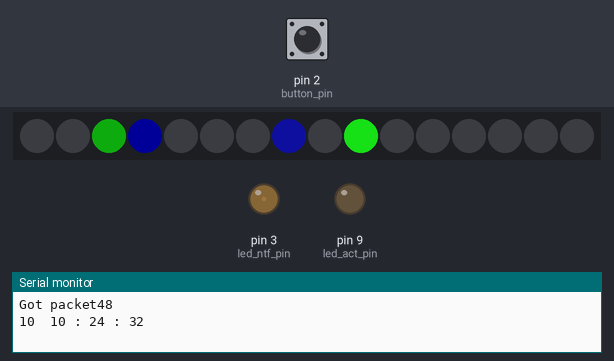
Bench run of a sketch on a simulated Arduino Uno, built with avr-gcc and run on an emulated ATmega328P. Parts: 16 RGB LEDs in strip order, left to right, output pins drawn as LEDs (lit = HIGH), the last lines printed to the serial monitor. The test bench sets the inputs (shaded band); at power-on: pin 2 (button_pin) HIGH. Dim RGB values are drawn brighter than linear; WiFi joins after 1.5 s; servers stay silent unless stated.

Above: at 2.76 s.
2.8 s: pin 2 (button_pin) pulled LOW for 1 s
At 3.81 s:
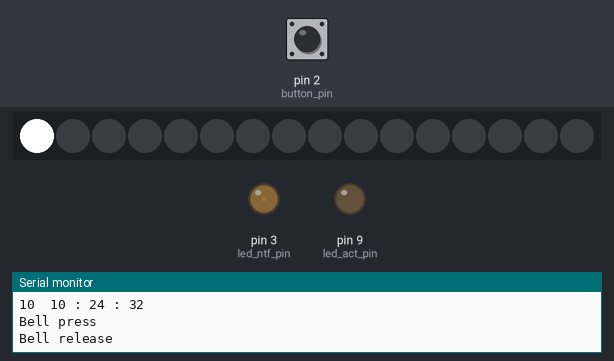
4.4 s: pin 2 (button_pin) pulled LOW for 0.15 s
At 4.83 s:
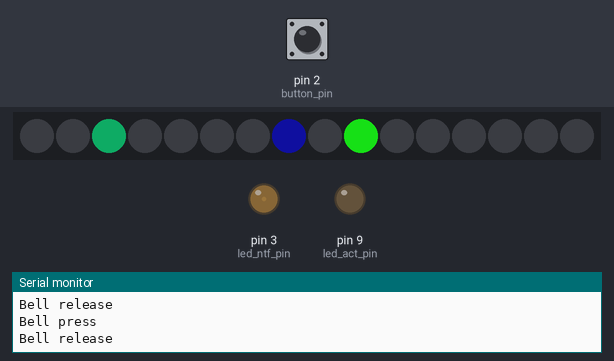
5.1 s: pin 2 (button_pin) pulled LOW for 0.15 s
At 5.56 s:
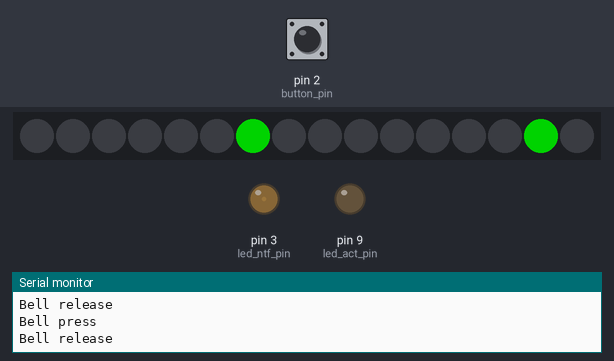
Timing chart, 0 to 8.1 s (numbered marks = the images above; inputs shaded):
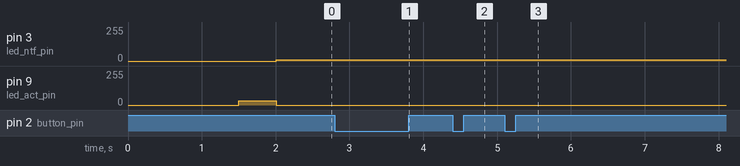

The sketch:

Doorbell.ino
```cpp
/*

The Bespoke Pixel's Doorbell

 */

#include     <SPI.h>
#include     <Ethernet.h>
#include     <EthernetUdp.h>
#include     <Adafruit_NeoPixel.h>
#ifdef __AVR__
	#include <avr/power.h>
#endif

#define button_pin  2
#define led_act_pin 9
#define led_ntf_pin 3
#define neo_rng_pin 5
#define neo_count   16

Adafruit_NeoPixel strip = Adafruit_NeoPixel(neo_count, neo_rng_pin, NEO_GRB + NEO_KHZ800);

// Enter a MAC address for your controller below.
// Newer Ethernet shields have a MAC address printed on a sticker on the shield
byte mac[] = {
	0xBE, 0x59, 0x0E, 0xD0, 0x0B, 0xE1
};

unsigned int localPort = 8888;       // local port to listen for UDP packets
unsigned int notifyPort = 8989;

char timeServer[] = "time.thebespokepixel.net"; // You'll want your own time server!
char broadcast[] = "255.255.255.255";

const int NTP_PACKET_SIZE = 48; // NTP time stamp is in the first 48 bytes of the message
const int NOT_PACKET_SIZE = 16;

byte packetBuffer[NTP_PACKET_SIZE];
byte notifyBuffer[NOT_PACKET_SIZE];

const char signature[]    = "GC📡  ";
const char farSignature[] = "MT🚀  ";

// A UDP instance to let us send and receive packets over UDP
EthernetUDP Udp;

int currentHours = 0;
int currentMinutes = 0;
int currentSeconds = 60;

bool needTime = false;
bool showTime = false;

int display = 0;

unsigned long currentMillis = 1000;
float brightness[] = {0.0, 0.0, 0.0, 0.0};

volatile bool old_button = HIGH;

volatile unsigned long timer;

// send an NTP request to the time server at the given address
void sendNTPpacket(char* address) {
	// set all bytes in the buffer to 0
	memset(packetBuffer, 0, NTP_PACKET_SIZE);
	// Initialize values needed to form NTP request
	// (see URL above for details on the packets)
	packetBuffer[0] = 0b11100011;   // LI, Version, Mode
	packetBuffer[1] = 0;     // Stratum, or type of clock
	packetBuffer[2] = 6;     // Polling Interval
	packetBuffer[3] = 0xEC;  // Peer Clock Precision
	// 8 bytes of zero for Root Delay & Root Dispersion
	packetBuffer[12]  = 49;
	packetBuffer[13]  = 0x4E;
	packetBuffer[14]  = 49;
	packetBuffer[15]  = 52;

	// all NTP fields have been given values, now
	// you can send a packet requesting a timestamp:
	Udp.beginPacket(address, 123); //NTP requests are to port 123
	Udp.write(packetBuffer, NTP_PACKET_SIZE);
	Udp.endPacket();
}

void sendNotifyPacket(char* address) {
	// set all bytes in the buffer to 0
	memset(notifyBuffer, 0, NOT_PACKET_SIZE);

	for (int i = 0; i < 8; i++){
		notifyBuffer[i] = signature[i];
	}

	notifyBuffer[8] = 0x30 + currentHours;
	notifyBuffer[9] = 0x21 + currentMinutes;
	notifyBuffer[10] = 0x21 + currentSeconds;
	notifyBuffer[11] = 0x2B;

	Udp.beginPacket(address, notifyPort);
	Udp.write(notifyBuffer, NOT_PACKET_SIZE);
	Udp.endPacket();
}

void sendBell() {
	bool button = digitalRead(button_pin);
	if (button == LOW and old_button == HIGH) {
		delay(20);
		button = digitalRead(button_pin);
		if (button == LOW) {
			Serial.println("Bell press");
			timer = millis();
		}
	}

	if (button == HIGH and old_button == LOW) {
		delay(20);
		button = digitalRead(button_pin);
		if (button == HIGH) {
			Serial.println("Bell release");
			if (millis() - timer < 1000) {
				if (display == 0) {
					sendNotifyPacket(broadcast);
					display = 1;
				} else {
					display = 0;
				}
			} else {
				if (display == 0) {
					display = 2;
					for (int i=0; i < neo_count; i++) {
						strip.setPixelColor(i, strip.Color(0,0,0));
					}
					strip.show();
				}
			}
		}
	}

	old_button = button;
}

void setup() {
	// Open serial communications and wait for port to open:
	Serial.begin(9600);
	while (!Serial) {
		; // wait for serial port to connect. Needed for native USB port only
	}
	strip.begin();
	strip.show();

	// start Ethernet and UDP
	if (Ethernet.begin(mac) == 0) {
		Serial.println("Failed to configure Ethernet using DHCP");
		// no point in carrying on, so do nothing forevermore:
		for (;;)
			;
	}

	attachInterrupt(digitalPinToInterrupt(button_pin), sendBell, CHANGE);
	Udp.begin(localPort);
	needTime = true;
}

void loop() {
	unsigned long clock = millis() % 1000;
	if (clock < currentMillis) {
		int packet_size = Udp.parsePacket();

		if (packet_size != 0) {
			Serial.print("Got packet");
			Serial.println(packet_size);
		}

		if (packet_size == NOT_PACKET_SIZE) {
			Udp.read(notifyBuffer, NOT_PACKET_SIZE);
			Serial.print("Got notification");
			for (int i = 0; i < packet_size; i++){
				Serial.print(char(notifyBuffer[i]));
			}
			Serial.println();
			display = 0;
		}

		if (packet_size == NTP_PACKET_SIZE) {
			// We've received a packet, read the data from it
			Udp.read(packetBuffer, NTP_PACKET_SIZE); // read the packet into the buffer

			unsigned long highWord = word(packetBuffer[40], packetBuffer[41]);
			unsigned long lowWord = word(packetBuffer[42], packetBuffer[43]);
			// combine the four bytes (two words) into a long integer
			// this is NTP time (seconds since Jan 1 1900):
			unsigned long secsSince1900 = highWord << 16 | lowWord;

			// now convert NTP time into everyday time:
			// Unix time starts on Jan 1 1970. In seconds, that's 2208988800:
			const unsigned long seventyYears = 2208988800UL;
			// subtract seventy years:
			unsigned long epoch = secsSince1900 - seventyYears;

			int twentyFourHour = (epoch % 86400)  / 3600;
			currentHours = (epoch  % 43200)  / 3600;
			currentMinutes = (epoch  % 3600) / 60;
			currentSeconds = epoch  % 60;

			Serial.print(twentyFourHour);
			Serial.print("  ");
			Serial.print(currentHours);
			Serial.print(" : ");
	        Serial.print(currentMinutes);
			Serial.print(" : ");
	        Serial.println(currentSeconds);

			if (twentyFourHour < 6 or twentyFourHour > 21) {
				brightness[0] = 0.1;
				brightness[1] = 0.0;
				brightness[2] = 0.0;
				brightness[3] = 0.05;
			} else if (twentyFourHour < 9) {
				brightness[0] = 0.4;
				brightness[1] = 0.4;
				brightness[2] = 0.0;
				brightness[3] = 0.4;
			} else if (twentyFourHour > 17) {
				brightness[0] = 0.4;
				brightness[1] = 0.1;
				brightness[2] = 0.0;
				brightness[3] = 0.4;
			} else {
				brightness[0] = 0.1;
				brightness[1] = 1.0;
				brightness[2] = 0.1;
				brightness[3] = 1.0;
			}
			showTime = true;
			analogWrite(led_act_pin, 0);
			analogWrite(led_ntf_pin, 10);
		}

		if (currentSeconds++ == 60) {
			currentSeconds = 0;
			if (currentMinutes % 10 == 0) needTime = true;
			if (currentMinutes++ == 60) {
				currentMinutes = 0;

				if (currentHours++ == 12) {
					currentHours=0;
				}
			}
		}
	}

	if (needTime) {
		analogWrite(led_act_pin, 32);
		analogWrite(led_ntf_pin, 0);
		sendNTPpacket(timeServer);
		needTime = false;
		showTime = false;
	} else {
		int hourPixel =   int(16.0 - (((currentHours   + (currentMinutes / 60.0)) / 12.0) * 16.0 - 0.5)) % 16;
		int minutePixel = int(16.0 - (((currentMinutes + (currentSeconds / 60.0)) / 60.0) * 16.0 - 0.5)) % 16;
		int secondPixel = int(16.0 - ((currentSeconds / 60.0)                             * 16.0 - 0.5)) % 16;
		int msPixel =     int(16.0 - ((clock / 1000.0)                                    * 16        )) % 16;

		switch (display) {
			case 1:
				for (int q=0; q < 8; q++) {
					for (int i=0; i < neo_count; i=i+8) {
						strip.setPixelColor(i+q, strip.Color(0,127,0));    //turn every third pixel on
					}
					strip.show();

					delay(50);

					for (int i=0; i < neo_count; i=i+8) {
						strip.setPixelColor(i+q, 0);        //turn every third pixel off
					}
				}
				break;
			case 2:
				for (int i=0; i < neo_count; i++) {
					strip.setPixelColor(i, strip.Color(255,255,255));
					strip.show();
					delay(50);
				}
				break;
			case 0:
				for(uint16_t i=0; i < neo_count; i++) {
					int red = 0;
					int green = 0;
					int blue = 0;

					if (i == secondPixel) {
						red += 32 * brightness[2];
						green += 32 * brightness[0];
						blue += 32 * brightness[1];
					}

					if (i == minutePixel) {
						red += 160 * brightness[0];
						green += 160 * brightness[1];
						blue += 160 * brightness[2];
					}

					if (i == hourPixel) {
						red += 48 * brightness[0];
						green += 48 * brightness[1];
						blue += 48 * brightness[2];
					}
					if (showTime) {
						if (i == msPixel) {
							blue  += 24 * brightness[3];
						}
					}
					if (red > 255) {
						red = 255;
					}
					if (green > 255) {
						green = 255;
					}
					if (blue > 255) {
						blue = 255;
					}
					strip.setPixelColor(i, strip.Color(red, green, blue));

				}
				strip.show();
				delay(5);
				break;
		}
	}

	Ethernet.maintain();
	currentMillis = clock;
}
```

Measured:
- after the input at 4.4 s, the LEDs: first differ from a run without the input after 0.24 s (image 2 shows a later state)
